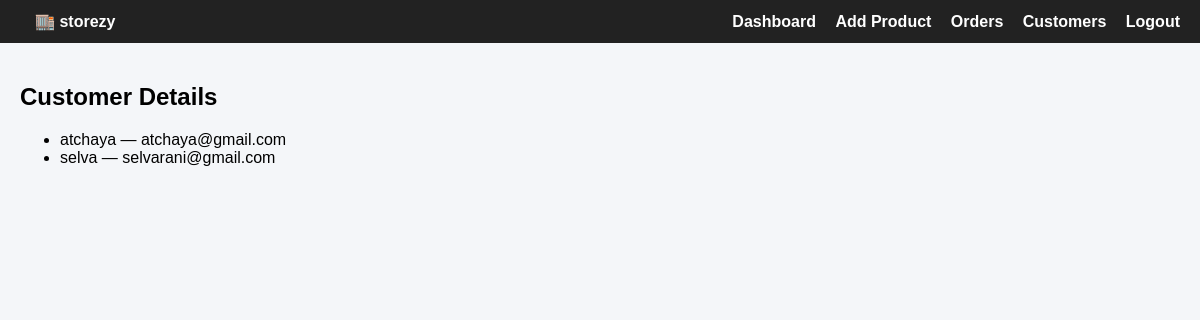
The app's page /seller/customers (signed in) with its own data.
### models.py (models this page shows)
class User(UserMixin, db.Model):
    __tablename__ = "users"
    id = db.Column(db.Integer, primary_key=True)
    name = db.Column(db.String(100))
    email = db.Column(db.String(120), unique=True)
    password = db.Column(db.String(200))
    role = db.Column(db.String(20))  # user / seller

### products/routes.py (the view)
@products_bp.route("/seller/customers")
@login_required
def seller_customers():
    if current_user.role.strip().lower() != "seller":
        flash("Access denied", "error")
        return redirect(url_for("products.home"))
    seller_products = Product.query.filter_by(seller_id=current_user.id).all()
    product_ids = [p.id for p in seller_products]
    orders = Order.query.filter(Order.product_id.in_(product_ids)).all()
    customers = {order.buyer for order in orders}
    return render_template("seller_customers.html", customers=customers)

### app.py (called while the page is built)
@login_manager.user_loader
def load_user(user_id):
    return User.query.get(int(user_id))

### templates/seller_customers.html
{% extends "base.html" %}
{% block content %}
<h2>Customer Details</h2>
<ul>
{% for customer in customers %}
    <li>{{ customer.name }} — {{ customer.email }}</li>
{% endfor %}
</ul>
{% endblock %}

### templates/base.html (style rules this page uses)
body { font-family: Arial, sans-serif; margin: 0; background-color: #f4f6f9; }

### records on screen
User: name "atchaya", email "atchaya@gmail.com"
User: name "selva", email "selvarani@gmail.com"
